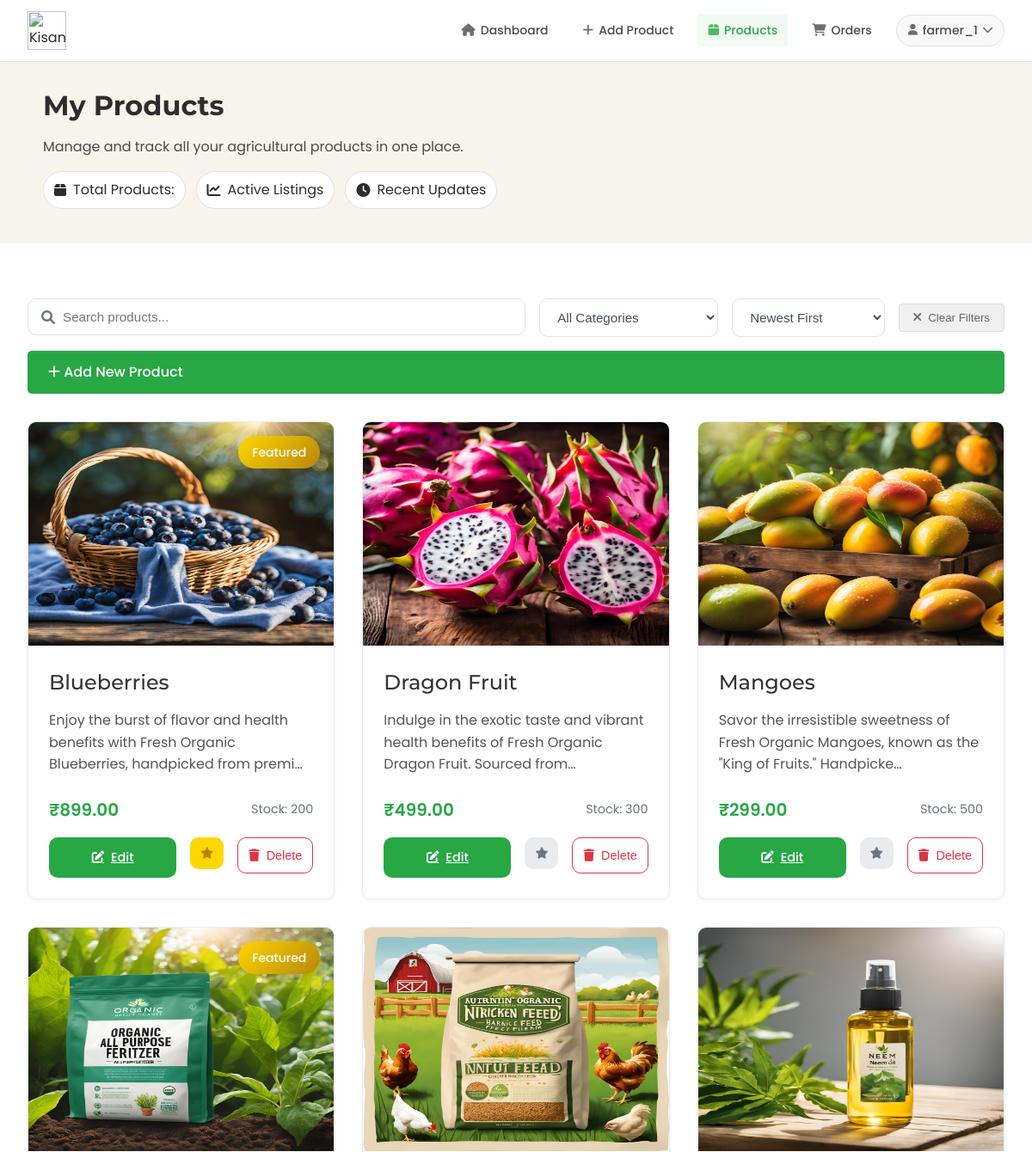
Before: /products/my_products/ (signed in, upper part) with the older database file.
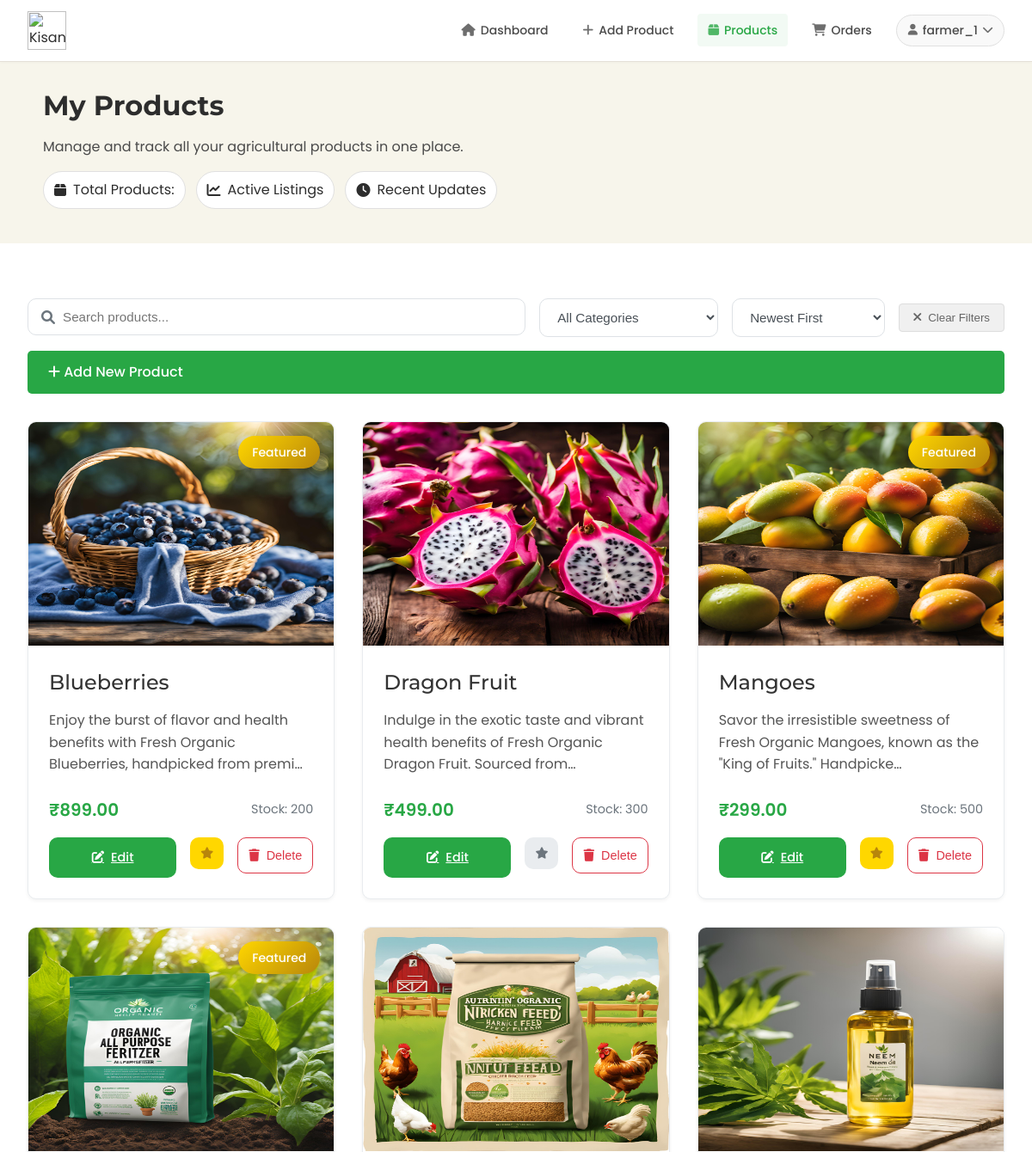
After: the same page with the newer database file.
### product_app/models.py (models this page shows, shortened)
class Product(models.Model):
    CATEGORY_CHOICES = [
        ('vegetables', 'Vegetables'),
        ('fruits', 'Fruits'),
        ('grains', 'Grains'),
        ('dairy', 'Dairy'),
        ('tools', 'Tools & Equipment'),
        ('seeds', 'Seeds & Saplings'),
        ('pesticides', 'Pesticides & Fertilizers'),
        ('organic', 'Organic Products'),
        ('livestock', 'Livestock & Feed'),
        ('other', 'Other')
    ]
    name = models.CharField(max_length=200)
    category = models.CharField(max_length=100, choices=CATEGORY_CHOICES, default='other')
    price = models.DecimalField(max_digits=10, decimal_places=2)
    quantity = models.IntegerField()
    description = models.TextField()
    image = models.ImageField(
        upload_to='products/',
        null=True,
        blank=True
    )
    farmer = models.ForeignKey(User, on_delete=models.CASCADE)
    created_at = models.DateTimeField(auto_now_add=True)
    updated_at = models.DateTimeField(auto_now=True)
    is_featured = models.BooleanField(default=False)
    is_deleted = models.BooleanField(default=False)
    def get_image_url(self):
        if self.image and hasattr(self.image, 'url'):
            return self.image.url
        return static('images/default_product.jpg')

### product_app/views.py (the view)
# urls.py: path('my_products/', my_products, name='my_products'),
@login_required
def my_products(request):
    category = request.GET.get('category', '')
    search_query = request.GET.get('search', '').strip()
    sort_by = request.GET.get('sort', 'newest')
    products = Product.objects.filter(farmer=request.user, is_deleted=False)
    if category:
        products = products.filter(category=category)
    if search_query:
        products = products.filter(
            Q(name__icontains=search_query) |
            Q(description__icontains=search_query)
        )
    if sort_by == 'newest':
        products = products.order_by('-created_at')
    elif sort_by == 'oldest':
        products = products.order_by('created_at')
    elif sort_by == 'price-high':
        products = products.order_by('-price')
    elif sort_by == 'price-low':
        products = products.order_by('price')
    paginator = Paginator(products, 12)
    page = request.GET.get('page', 1)
    products = paginator.get_page(page)
    context = {
        'products': products,
        'current_category': category,
        'current_sort': sort_by,
        'search_query': search_query,
        'PRODUCT_CATEGORIES': Product.CATEGORY_CHOICES,
    }
    return render(request, 'my_products.html', context)

### customer_app/context_processors.py (called while the page is built, shortened)
def wishlist_and_cart_counts(request):
    if request.user.is_authenticated:
        cart_items = CartItem.objects.filter(user=request.user).select_related('product')
        wishlist_items = Wishlist.objects.filter(user=request.user)
        return {
            'cart_items_count': cart_items.count(),
            'cart_total': sum(item.total_price for item in cart_items),
            'wishlist_count': wishlist_items.count(),
            'wishlist_product_ids': set(item.product_id for item in wishlist_items)
        }

def wishlist_status(request):
    if request.user.is_authenticated:
        wishlist_items = Wishlist.objects.filter(user=request.user).select_related('product')
        return {
            'wishlist_product_ids': set(item.product.id for item in wishlist_items),
            'wishlist_products': [item.product for item in wishlist_items]
        }
    return {
        'wishlist_product_ids': set(),
        'wishlist_products': []
    }

### product_app/templates/my_products.html (shortened to what this page needs)
{% load static %}
{% load custom_filters %}
{% block extra_css %}
    <link rel="stylesheet" type="text/css" href="{% static 'css/farmerdesign.css' %}">
    <link rel="stylesheet" type="text/css" href="{% static 'css/my_product.css' %}">
    <link rel="stylesheet" href="https://cdnjs.cloudflare.com/ajax/libs/font-awesome/6.0.0/css/all.min.css">
    <link rel="stylesheet" href="{% static 'css/chat_widget.css' %}">
{% endblock %}
{% block content %}
    <header class="header">
        <div class="logo">
            <img src="{% static 'images/kisan_vishwa_logo.png' %}" alt="Kisan Vishwa Logo">
        </div>
        {% include 'NavBar/FarmerNavBar.html' %}
    </header>
    <section class="hero">
        <div class="hero-content">
            <h1>My Products</h1>
            <p>Manage and track all your agricultural products in one place.</p>
            <div class="hero-features">
                <span class="feature"><i class="fas fa-box"></i> Total Products: {{ products.count }}</span>
                <span class="feature"><i class="fas fa-chart-line"></i> Active Listings</span>
                <span class="feature"><i class="fas fa-clock"></i> Recent Updates</span>
            </div>
        </div>
    </section>
    <main class="main-content">
        <div class="products-controls">
            <div class="search-filter">
                <div class="search-box">
                    <i class="fas fa-search"></i>
                    <input type="text"
                           id="searchInput"
                           placeholder="Search products..."
                           value="{{ search_query|default:'' }}">
                </div>
                <div class="filter-options">
                    <select id="categoryFilter" class="filter-select">
                        <option value="">All Categories</option>
                    </select>
                    <select id="sortFilter" class="filter-select">
                        <option value="newest" {% if current_sort == 'newest' %}selected{% endif %}>Newest First</option>
                    </select>
                    <button id="clearFilters" class="clear-filters-btn">
                        <i class="fas fa-times"></i> Clear Filters
                    </button>
                </div>
            </div>
            <a href="{% url 'add_product' %}" class="add-product-btn">
                <i class="fas fa-plus"></i> Add New Product
            </a>
        </div>
        <div id="productsGrid" class="products-grid">
            {% include 'product_grid_partial.html' with products=products %}
        </div>
    </main>
{% endblock %}

### product_app/templates/product_grid_partial.html (shortened to what this page needs)
{% load static %}
{% for product in products %}
    <div class="product-card" data-category="{{ product.category }}">
        <div class="product-image">
            <img src="{{ product.get_image_url }}" alt="{{ product.name }}" loading="lazy">
            {% if product.is_featured %}
                <div class="featured-badge">Featured</div>
            {% endif %}
        </div>
        <div class="product-content">
            <h3 class="product-title">{{ product.name }}</h3>
            <p class="product-description">{{ product.description|truncatechars:100 }}</p>
            <div class="product-details">
                <span class="price">₹{{ product.price }}</span>
                <span class="stock">Stock: {{ product.quantity }}</span>
            </div>
            <div class="product-actions">
                <a href="{% url 'edit_product' product.id %}" class="edit-btn">
                    <i class="fas fa-edit"></i> Edit
                </a>
                <form method="POST" action="{% url 'toggle_featured' product.id %}" class="d-inline">
                    <button type="submit" class="featured-btn {% if product.is_featured %}active{% endif %}">
                        <i class="fas fa-star"></i>
                    </button>
                </form>
                <form method="POST" action="{% url 'delete_product' product.id %}" class="d-inline delete-form">
                    <button type="submit" class="delete-btn" onclick="return confirmDelete(event, '{{ product.name }}')">
                        <i class="fas fa-trash"></i> Delete
                    </button>
                </form>
            </div>
        </div>
    </div>
{% endfor %}

Changed rows visible on the page:
changed Product "Mangoes": now shows "Featured"
